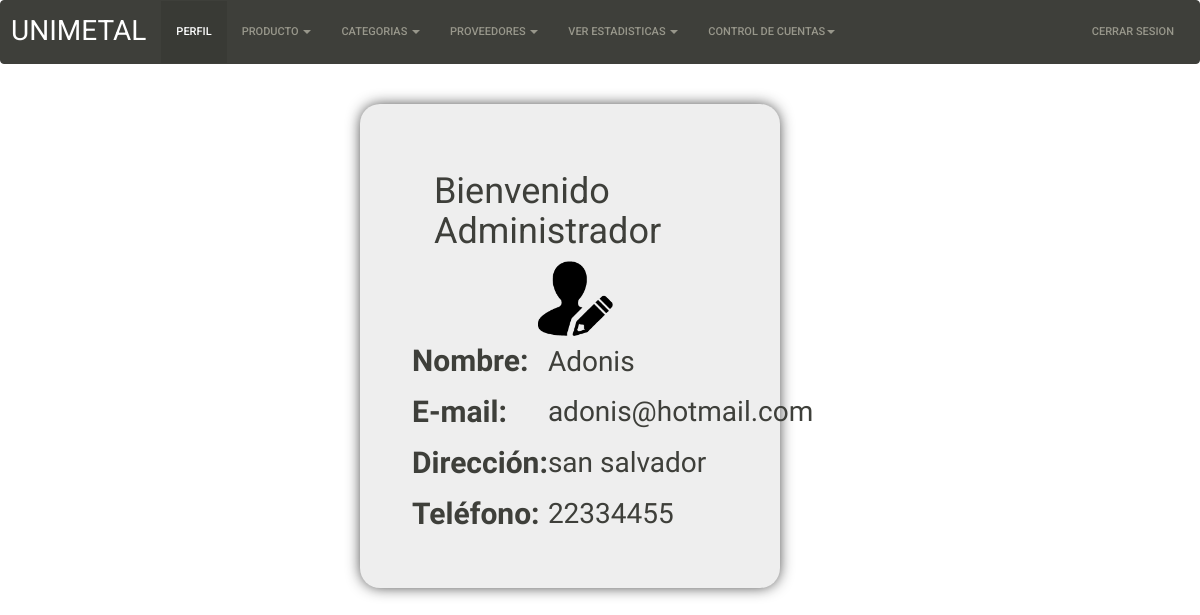
/php/login.php (signed in), run on the app's committed database.
### tables this page shows
CREATE TABLE IF NOT EXISTS `empleados` (
  `Cod` int(5) NOT NULL AUTO_INCREMENT,
  `nombre` varchar(40) NOT NULL,
  `apellido` varchar(40) NOT NULL,
  `nickname` varchar(50) NOT NULL,
  `password` varchar(50) NOT NULL,
  `email` varchar(30) NOT NULL,
  `telefono` int(8) NOT NULL,
  `direccion` varchar(40) NOT NULL,
  `Salario` decimal(10,0) NOT NULL,
  `Estado` varchar(50) NOT NULL,
  `idcat` int(5) NOT NULL,
  PRIMARY KEY (`Cod`),
  KEY `idcat` (`idcat`)
);

### php/login.php (the view, shortened to what this page needs)
<!DOCTYPE html>
<html lang="es">
<head>
 <link rel="stylesheet" type="text/css" href="../css1/bootstrap.min.css">
    <link rel="stylesheet" type="text/css" href="../css/general.css">
    <link rel="stylesheet" type="text/css" href="../css/log.css">
</head>
<body>
<?php
if ($_SESSION["idcat"]=="1"){
        if (isset($_SESSION["inicio"])){
  $conecte= new mysqli("localhost","root","","proyecto");
          $consulta = "SELECT nombre,apellido,direccion,telefono,email From empleados where email='".$_SESSION['email']."' ";
    $result = $conecte->query($consulta);
    $fila = $result->fetch_assoc();
    echo '<nav class="navbar navbar-default">
  <div class="container-fluid">
    <div class="navbar-header">
      <a class="navbar-brand" href="#">UNIMETAL</a>
    </div>
    <div class="collapse navbar-collapse" id="bs-example-navbar-collapse-1">
      <ul class="nav navbar-nav">
        <li class="active"><a href="../php/login.php">PERFIL<span class="sr-only">(current)</span></a></li>
        <li class="dropdown">
          <a href="#" class="dropdown-toggle" data-toggle="dropdown" role="button" aria-expanded="false"> PRODUCTO <span class="caret"></span></a>
        </li>
        <li class="dropdown">
          <a href="#" class="dropdown-toggle" data-toggle="dropdown" role="button" aria-expanded="false"> CATEGORIAS <span class="caret"></span></a>
        </li>
        <li class="dropdown">
          <a href="#" class="dropdown-toggle" data-toggle="dropdown" role="button" aria-expanded="false"> PROVEEDORES <span class="caret"></span></a>
        </li>
        <li class="dropdown">
          <a href="#" class="dropdown-toggle" data-toggle="dropdown" role="button" aria-expanded="false"> VER ESTADISTICAS <span class="caret"></span></a>
        </li>
        <li class="dropdown">
          <a href="#" class="dropdown-toggle" data-toggle="dropdown" role="button" aria-expanded="false">CONTROL DE CUENTAS<span class="caret"></span></a>
        </li>
      </ul>
      <ul class="nav navbar-nav navbar-right">
        <li><a href="../php/cerrarsesion.php">CERRAR SESION</a></li>
      </ul>
    </div>
  </div>
</nav>
<br>
<div class="container-fluid">
<div class="row">
<div class="col-sm-5 col-sm-offset-5" style=" -webkit-box-shadow: 0px 0px 15px -2px rgba(33,33,33,1);
-moz-box-shadow: 0px 0px 15px -2px rgba(33,33,33,1);
box-shadow: 0px 0px 15px -2px rgba(33,33,33,1); padding:4%; margin:0 auto; border-radius:20px; background:#eeeeee; margin-left:30%;">';
     echo "<section id='info'>";
     echo "<h1>Bienvenido Administrador</h1>";
     echo "<img id='user' src='../img/user.png' style='height:75px; width:75px;'>";
     echo "<table class='shidori'>";
     echo "<tr>";
     echo "<th id='name'>Nombre:</th>";
     echo "<td>".$fila['nombre']."</td>";
     echo "</tr>";
     echo "<tr>";
     echo "<th id='name'>E-mail:</th>";
     echo "<td>".$fila['email']."</td>";
     echo "</tr>";
     echo "<tr>";
     echo "<th id='name'>Dirección:</th>";
     echo "<td>".$fila['direccion']."</td>";
     echo "</tr>";
     echo "<tr>";
     echo "<th id='name'>Teléfono:</th>";
     echo "<td>".$fila['telefono']."</td>";
     echo "</tr>";
     echo "</table>";
     echo "</section> ";
    }
}
?>
        </div>
    </div>
</div>
</body>
</html>

### css/general.css (style rules this page uses)
.navbar-brand { font-size: 2em; }
.active { font-size: 5em; }

### css/log.css (style rules this page uses)
#name { font-family: 'Dosis', sans-serif; padding: 1%; font-size: 30px; }
td { font-family: 'Dosis', sans-serif; padding: 1%; font-size: 28px; }
#user { margin-left: 40%; }
h1 { margin-left: 8%; }

### data on the page
empleados: nombre "Adonis", email "adonis@hotmail.com", direccion "san salvador", telefono "22334455"
